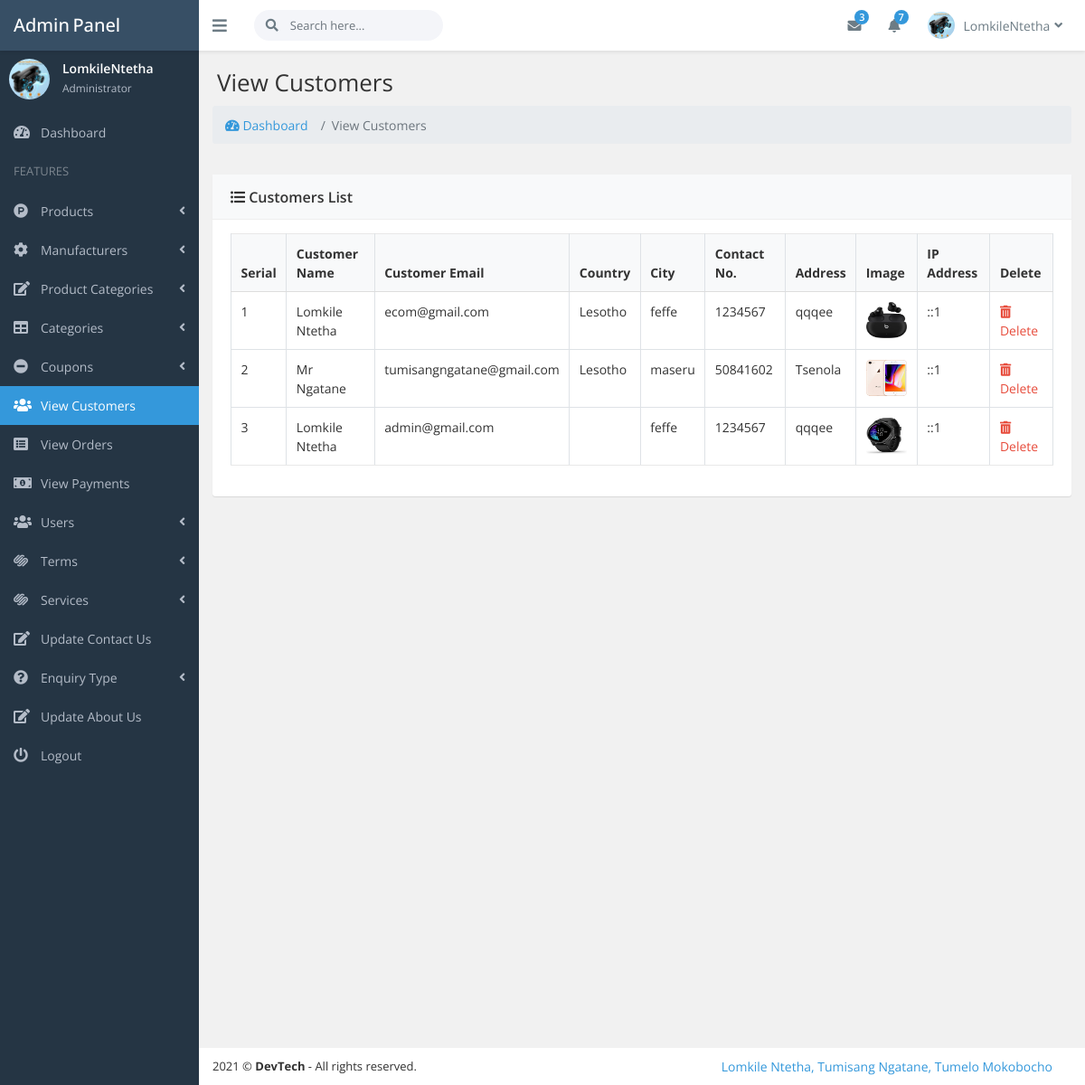
/site_admin/index.php?view_customers (signed in), run on the app's committed database.
### tables this page shows
CREATE TABLE `customers` (
  `customer_id` int(10) NOT NULL,
  `customer_name` varchar(255) NOT NULL,
  `customer_email` varchar(255) NOT NULL,
  `customer_pass` varchar(255) NOT NULL,
  `customer_country` varchar(100) NOT NULL,
  `customer_city` varchar(100) NOT NULL,
  `customer_contact` varchar(255) NOT NULL,
  `customer_address` text NOT NULL,
  `customer_image` text NOT NULL,
  `customer_ip` varchar(255) NOT NULL,
  `customer_confirm_code` text NOT NULL
);

### core/init.php (called while the page is built, shortened)
<?php ob_start();
include_once 'database/connection.php';
include_once 'classes/user.php';
global $pdo;
$getFromU = new User($pdo);
?>

### core/classes/user.php (called while the page is built, shortened)
<?php
	class User {
    protected $pdo;
    public function __construct($pdo)
    {
      $this->pdo = $pdo;
    }
    public function view_admin_by_email($admin_email)
    {
      $sql = "SELECT * FROM admins WHERE admin_email = :admin_email";
      $stmt = $this->pdo->prepare($sql);
      $stmt->bindParam(":admin_email", $admin_email);
      $stmt->execute();
      return $stmt->fetch();
    }
    public function viewAllFromTable($table_name)
    {
      $sql = "SELECT * FROM {$table_name}";
      $stmt = $this->pdo->prepare($sql);
      $stmt->execute();
      return $stmt->fetchAll();
    }
}
?>

### site_admin/includes/view_customers.php (the view, shortened to what this page needs)
<div class="page-heading">
    <h1 class="page-title">View Customers</h1>
</div>
<nav aria-label="breadcrumb">
  <ol class="breadcrumb">
    <li class="breadcrumb-item"><a href="index.php?dashboard"><i class="fas fa-tachometer-alt"></i> Dashboard</a></li>
    <li class="breadcrumb-item active" aria-current="page">View Customers</li>
  </ol>
</nav>
<div class="page-content fade-in-up">
    <div class="ibox rounded">
        <div class="ibox-head bg-light">
            <div class="ibox-title"><i class="fas fa-list-ul"></i> Customers List</div>
        </div>
        <div class="ibox-body">
            <table class="table table-bordered table-hover table-responsive-lg" id="example-table" cellspacing="0" width="100%">
                <thead class="bg-light">
                    <tr>
                        <th>Serial</th>
                        <th>Customer Name</th>
                        <th>Customer Email</th>
                        <th>Country</th>
                        <th>City</th>
                        <th>Contact No.</th>
                        <th>Address</th>
                        <th>Image</th>
                        <th>IP Address</th>
                        <th>Delete</th>
                    </tr>
                </thead>
                <tbody>
                    <?php
                        $i =0;
                        $view_customers = $getFromU->viewAllFromTable('customers');
                        foreach ($view_customers as $view_customer) {
                            $customer_name = $view_customer->customer_name;
                            $customer_email = $view_customer->customer_email;
                            $customer_country = $view_customer->customer_country;
                            $customer_city = $view_customer->customer_city;
                            $customer_contact = $view_customer->customer_contact;
                            $customer_address = $view_customer->customer_address;
                            $customer_image = $view_customer->customer_image;
                            $customer_ip = $view_customer->customer_ip;
                            $customer_id = $view_customer->customer_id;
                            $i++;
                    ?>
                    <tr>
                        <td><?php echo $i; ?></td>
                        <td><?php echo $customer_name; ?></td>
                        <td><?php echo $customer_email; ?></td>
                        <td> <?php echo $customer_country; ?></td>
                        <td><?php echo $customer_city; ?></td>
                        <td><?php echo $customer_contact; ?></td>
                        <td><?php echo $customer_address; ?></td>
                        <td class="text-center"><img class="rounded" src="../customer/assets/customer_images/<?php echo $customer_image; ?>" height="40px" width="60px"></td>
                        <td><?php echo $customer_ip; ?></td>
                        <td>
                            <a class="text-danger" onclick="DeleteCustomer('<?php echo $customer_id; ?>')"><i class="fas fa-trash-alt"></i> Delete</a>
                        </td>
                    </tr>
                    <?php } ?>
                </tbody>
            </table>
        </div>
    </div>
</div>

### site_admin/includes/top_nav.php (shortened to what this page needs)
<?php
    $admin_email = $_SESSION['admin_email'];
    $get_admin = $getFromU->view_admin_by_email($admin_email);
    $admin_name = $get_admin->admin_name;
    $admin_image = $get_admin->admin_image;
?>
<header class="header">
    <div class="page-brand">
        <a class="link" href="index.html">
            <span class="brand">Admin
                <span class="brand-tip pl-1">Panel</span>
            </span>
        </a>
    </div>
    <div class="flexbox flex-1">
        <ul class="nav navbar-toolbar">
            <li>
                <a class="nav-link sidebar-toggler js-sidebar-toggler"><i class="fas fa-bars"></i></a>
            </li>
            <li>
                <form class="navbar-search" action="javascript:;">
                    <div class="rel">
                        <span class="search-icon"><i class="fas fa-search"></i></span>
                        <input class="form-control" placeholder="Search here...">
                    </div>
                </form>
            </li>
        </ul>
        <ul class="nav navbar-toolbar">
            <li class="dropdown dropdown-inbox">
                <a class="nav-link dropdown-toggle" data-toggle="dropdown"><i class="fas fa-envelope"></i></i>
                    <span class="badge badge-primary envelope-badge">3</span>
                </a>
            </li>
            <li class="dropdown dropdown-notification">
                <a class="nav-link dropdown-toggle" data-toggle="dropdown"><i class="fas fa-bell rel"></i>
                    <span class="badge badge-primary envelope-badge">7</span>
                </a>
                    </li>
                    <li class="dropdown dropdown-user">
                        <a class="nav-link dropdown-toggle link" data-toggle="dropdown">
                           <img src="product_images/<?php echo $admin_image; ?>" />
                            <span></span><?php echo $admin_name; ?><i class="fa fa-angle-down m-l-5"></i>
                        </a>
                    </li>
                </ul>
    </div>
</header>

### site_admin/includes/sidebar.php (shortened to what this page needs)
<?php
    $admin_email = $_SESSION['admin_email'];
    $get_admin = $getFromU->view_admin_by_email($admin_email);
    $admin_name = $get_admin->admin_name;
    $admin_image = $get_admin->admin_image;
    $dashboard = (isset($_GET['dashboard'])) ? 'active' : '';
    $products = (isset($_GET['add_product']) || isset($_GET['view_products']) || isset($_GET['edit_product'])) ? 'active' : '';
    $manufacturers = (isset($_GET['add_manufacturer']) || isset($_GET['view_manufacturers']) || isset($_GET['edit_manufacturer'])) ? 'active' : '';
    $p_cats = (isset($_GET['add_p_cat']) || isset($_GET['view_p_cats']) || isset($_GET['edit_p_cat'])) ? 'active' : '';
    $cats = (isset($_GET['add_cat']) || isset($_GET['view_cats']) || isset($_GET['edit_cat'])) ? 'active' : '';
    $view_customers = (isset($_GET['view_customers'])) ? 'active' : '';
    $view_orders = (isset($_GET['view_orders'])) ? 'active' : '';
    $view_payments = (isset($_GET['view_payments'])) ? 'active' : '';
    $users = (isset($_GET['add_user']) || isset($_GET['view_users']) || isset($_GET['edit_user'])) ? 'active' : '';
    $coupons = (isset($_GET['add_coupon']) || isset($_GET['view_coupons']) || isset($_GET['edit_coupon'])) ? 'active' : '';
    $terms = (isset($_GET['add_terms']) || isset($_GET['view_terms']) || isset($_GET['edit_terms'])) ? 'active' : '';
    $services = (isset($_GET['add_service']) || isset($_GET['view_services']) || isset($_GET['edit_service'])) ? 'active' : '';
    $edit_contact_us = (isset($_GET['edit_contact_us'])) ? 'active' : '';
    $edit_about_us = (isset($_GET['edit_about_us'])) ? 'active' : '';
    $enquiry_types = (isset($_GET['add_enquiry_type']) || isset($_GET['view_enquiry_types']) || isset($_GET['edit_enquiry_type'])) ? 'active' : '';
?>
<nav class="page-sidebar" id="sidebar">
    <div id="sidebar-collapse">
        <div class="admin-block d-flex">
            <div>
                 <img src="product_images/<?php echo $admin_image; ?>" class="img-fluid img-circle" width="45px" />
            </div>
            <div class="admin-info">
                <div class="font-strong"><?php echo $admin_name; ?></div><small>Administrator</small></div>
        </div>
        <ul class="side-menu metismenu">
            <li>
                <a class="<?php echo $dashboard; ?>" href="index.php?dashboard"><i class="sidebar-item-icon fas fa-tachometer-alt"></i>
                    <span class="nav-label">Dashboard</span>
                </a>
            </li>
            <li class="heading">FEATURES</li>
            <li class="<?php echo $products; ?>">
                <a href="javascript:;"><i class="sidebar-item-icon fab fa-product-hunt"></i>
                    <span class="nav-label">Products</span><i class="fa fa-angle-left arrow"></i>
                </a>
            </li>
            <li class="<?php echo $manufacturers; ?>">
                <a href="javascript:;"><i class="sidebar-item-icon fas fa-cog"></i>
                    <span class="nav-label">Manufacturers</span><i class="fa fa-angle-left arrow"></i>
                </a>
            </li>
            <li class="<?php echo $p_cats; ?>">
                <a href="javascript:;"><i class="sidebar-item-icon fa fa-edit"></i>
                    <span class="nav-label">Product Categories</span><i class="fa fa-angle-left arrow"></i>
                </a>
            </li>
            <li class="<?php echo $cats; ?>">
                <a href="javascript:;"><i class="sidebar-item-icon fa fa-table"></i>
                    <span class="nav-label">Categories</span><i class="fa fa-angle-left arrow"></i>
                </a>
            </li>
            <li class="<?php echo $coupons; ?>">
                <a href="javascript:;"><i class="sidebar-item-icon fas fa-minus-circle"></i>
                    <span class="nav-label">Coupons</span><i class="fas fa-angle-left arrow"></i>
                </a>
            </li>
            <li class="<?php echo $view_customers; ?>">
                <a href="index.php?view_customers"><i class="sidebar-item-icon fas fa-users"></i>
                    <span class="nav-label">View Customers</span>
                </a>
            </li>
            <li class="<?php echo $view_orders; ?>">
                <a href="index.php?view_orders"><i class="sidebar-item-icon fas fa-list-alt"></i>
                    <span class="nav-label">View Orders</span>
                </a>
            </li>
            <li class="<?php echo $view_payments; ?>">
                <a href="index.php?view_payments"><i class="sidebar-item-icon fas fa-money-bill-alt"></i>
                    <span class="nav-label">View Payments</span>
                </a>
            </li>
            <li class="<?php echo $users; ?>">
                <a href="javascript:;"><i class="sidebar-item-icon fa fa-users"></i>
                    <span class="nav-label">Users</span><i class="fa fa-angle-left arrow"></i></a>
            </li>
            <li class="<?php echo $terms; ?>">
                <a href="javascript:;"><i class="sidebar-item-icon fab fa-squarespace"></i>
                    <span class="nav-label">Terms</span><i class="fa fa-angle-left arrow"></i></a>
            </li>
            <li class="<?php echo $services; ?>">
                <a href="javascript:;"><i class="sidebar-item-icon fab fa-squarespace"></i>
                    <span class="nav-label">Services</span><i class="fa fa-angle-left arrow"></i></a>
            </li>
            <li class="<?php echo $edit_contact_us; ?>">
                <a href="index.php?edit_contact_us"><i class="sidebar-item-icon fas fas fa-edit"></i>
                    <span class="nav-label">Update Contact Us</span>
                </a>
            </li>
            <li class="<?php echo $enquiry_types; ?>">
                <a href="javascript:;"><i class="sidebar-item-icon fas fa-question-circle"></i>
                    <span class="nav-label">Enquiry Type</span><i class="fa fa-angle-left arrow"></i></a>
            </li>
            <li class="<?php echo $edit_about_us; ?>">
                <a href="index.php?edit_about_us"><i class="sidebar-item-icon fas fas fa-edit"></i>
                    <span class="nav-label">Update About Us</span>
                </a>
            </li>
            <li>
                <a href="logout.php"><i class="sidebar-item-icon fas fa-power-off"></i>
                    <span class="nav-label">Logout</span>
                </a>
            </li>
        </ul>
    </div>
</nav>

### data on the page
customers: customer_name "Lomkile Ntetha", customer_email "ecom@gmail.com", customer_country "Lesotho", customer_city "feffe", customer_contact "1234567", customer_address "qqqee", customer_image (picture), customer_ip "::1"
customers: customer_name "Mr Ngatane", customer_email "tumisangngatane@gmail.com", customer_country "Lesotho", customer_city "maseru", customer_contact "50841602", customer_address "Tsenola", customer_image (picture), customer_ip "::1"
customers: customer_name "Lomkile Ntetha", customer_email "admin@gmail.com", customer_city "feffe", customer_contact "1234567", customer_address "qqqee", customer_image (picture), customer_ip "::1"

### other printed values
$admin_name "LomkileNtetha"
